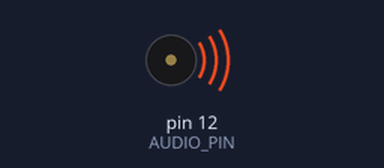
Recording of a sketch running on a simulated Arduino Uno, built with avr-gcc and run on an emulated ATmega328P. On the bench: buzzer (waves = sounding). What the sketch prints to the serial monitor is not drawn.

Above: at 0.75 s.
At 1.6 s:
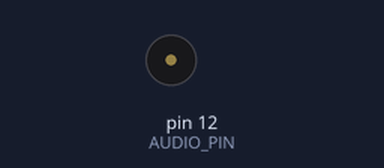
Timing chart, 0 to 4.5 s (numbered marks = the images above):
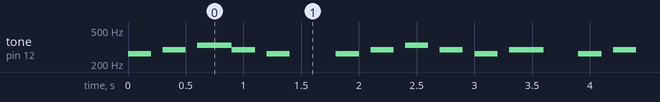

Measured:
- by itself, tone on pin 12 (AUDIO_PIN): plays 262 Hz for 0.20 s, 294 Hz for 0.20 s, 330 Hz for 0.30 s, 294 Hz for 0.20 s, 262 Hz for 0.20 s, 262 Hz for 0.20 s … (368 notes in this stretch)

The sketch:

prog1_ex_tharumera.ino
```cpp
#define AUDIO_PIN 12
#define TC 0
#define TD 1
#define TE 2
#define TF 3
#define TG 4
#define TA 5
#define TB 6
#define TX 7
int freq[]={262,294,330,349,392,440,494,0};
int melody[13][2]={
  {TC,200},{TD,200},{TE,1000},{TD,200},{TC,200},{TX,1000},{TC,200},{TD,200},{TE,200},
  {TD,200},{TC,200},{TD,600},{TX,1000}
};
String scale[]={"ド","レ","ミ","ファ","ソ","ラ","シ","休符"};
void setup() {
  // put your setup code here, to run once:
pinMode(AUDIO_PIN,OUTPUT);
Serial.begin(9600);
}

void loop() {
  // put your main code here, to run repeatedly:
for (int i=0;i<13;i++)
{
  tone(AUDIO_PIN,freq[melody[i][0]],melody[i][1]);
   Serial.println(scale[melody[i][0]]);
  delay(300);
}
}
```
